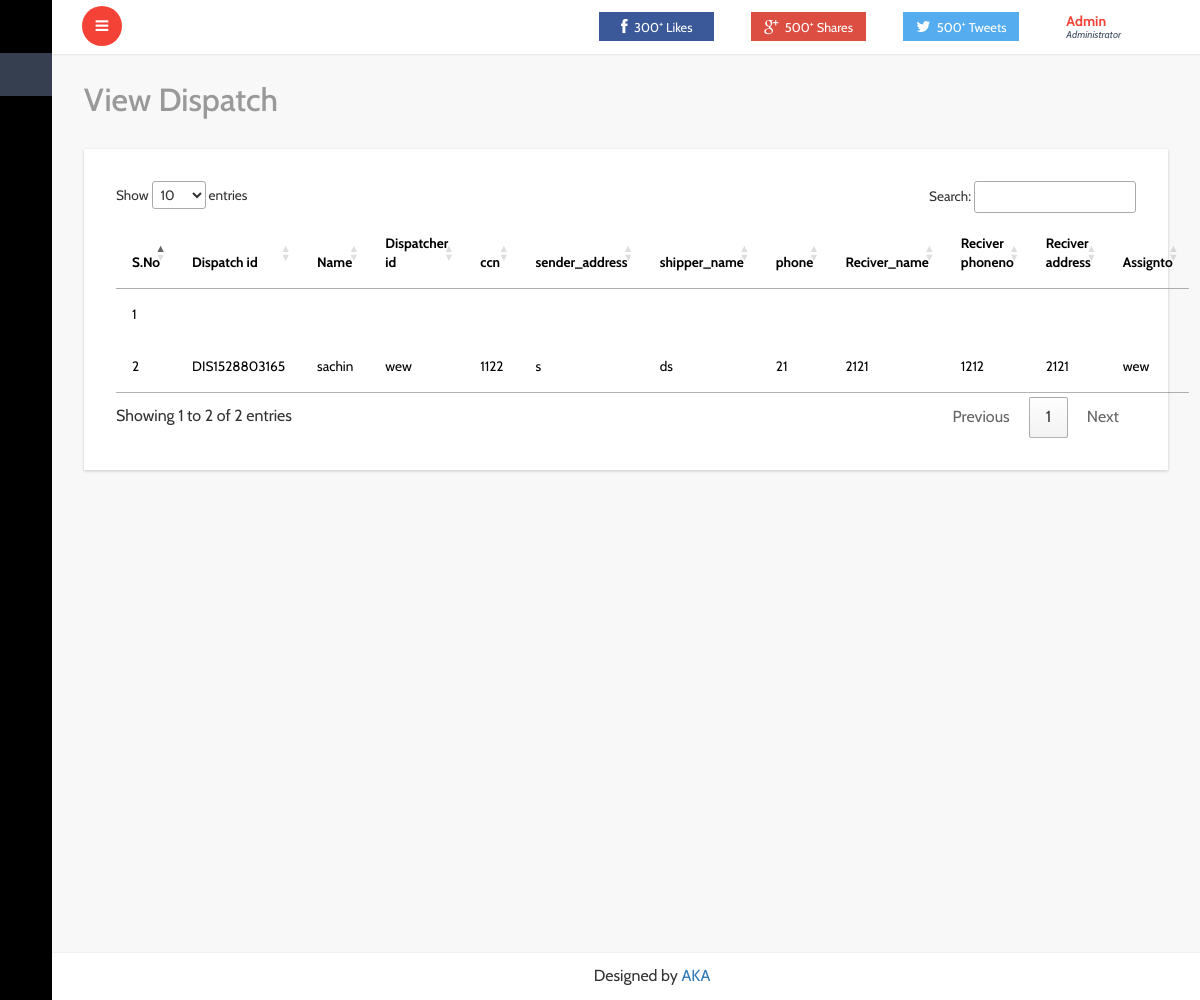
Page /admin/view_dispatches.php (signed in) on the committed database.
### tables this page shows
CREATE TABLE `dispatcher` (
  `id` int(11) NOT NULL,
  `ccn` text NOT NULL,
  `Branch_name` text NOT NULL,
  `shipper_name` text NOT NULL,
  `phone` text NOT NULL,
  `sender_address` text NOT NULL,
  `reciver_name` text NOT NULL,
  `reciver_phoneno` text NOT NULL,
  `reciver_ address` text NOT NULL,
  `assignto` text NOT NULL,
  `dispatcher_Id` text NOT NULL,
  `dispatchid` text NOT NULL
);

CREATE TABLE `emplyee` (
  `id` int(11) NOT NULL,
  `name` text NOT NULL,
  `role` text NOT NULL,
  `branchid` text NOT NULL,
  `branch_name` text NOT NULL,
  `branch_location` text NOT NULL,
  `dateofjoin` date NOT NULL,
  `salary` int(100) NOT NULL,
  `Empid` text NOT NULL
);

### admin/view_dispatches.php (the view, shortened to what this page needs)
<?php
include('header.php');
include('sidebar.php');
include('../connection.php');
?>
<link rel="stylesheet" href="http://cdn.datatables.net/1.10.2/css/jquery.dataTables.min.css"></style>
<div id="page-wrapper">
  <div class="graphs">
    <h3 class="blank1">View Dispatch</h3>
    <div class="xs tabls">
      <div class="bs-example4" data-example-id="contextual-table">
        <table class="table table-hover" id="example" class="display" width="100%" cellspacing="0">
          <thead>
            <tr>
            <th>S.No</th>
              <th>Dispatch id</th>
              <th>Name</th>
              <th>Dispatcher id</th>
              <th>ccn</th>
              <th>sender_address</th>
              <th>shipper_name</th>
              <th>phone</th>
              <th>Reciver_name</th>
              <th>Reciver phoneno</th>
              <th>Reciver address</th>
              <th>Assignto</th>
            </tr>
          </thead>
          <tbody>
          <?php
            $sql="Select * from dispatcher";
            $res=mysqli_query($conn,$sql);
            $i=1;
            while($ros=mysqli_fetch_array($res))
            {
              ?>
          <tr>
            <td><?php echo $i++;?></td>
             <td><?php echo $ros['dispatchid'];?></td>
             <td><?php $empid=$ros['dispatcher_Id'];
                  $ris=mysqli_query($conn,"SELECT * FROM  `emplyee` WHERE Empid ='$empid'");
                  $ras=mysqli_fetch_array($ris);
                  echo $ras['name'];
             ?>
             </td>
            <td><?php echo $ros['dispatcher_Id'];?></td>
            <td><?php echo $ros['ccn'];?></td>
            <td><?php echo $ros['sender_address'];?></td>
            <td><?php echo $ros['shipper_name'];?></td>
             <td><?php echo $ros['phone'];?></td>
            <td><?php echo $ros['reciver_name'];?></td>
            <td><?php echo $ros['reciver_phoneno'];?></td>
            <td><?php echo $ros['reciver_ address'];?></td>
            <td><?php echo $ros['assignto'];?></td>
          </tr>
          <?php
        }
        ?>
          </tbody>
        </table>
      </div>
    </div>
  </div>
</div>
<?php
include('footer.php');
?>

### admin/header.php (shortened to what this page needs)
<!DOCTYPE HTML>
<html>
<head>
<link href="css/bootstrap.min.css" rel='stylesheet' type='text/css' />
<link href="css/style.css" rel='stylesheet' type='text/css' />
<link href="css/font-awesome.css" rel="stylesheet">
<link rel="stylesheet" href="css/icon-font.min.css" type='text/css' />
<link href="css/animate.css" rel="stylesheet" type="text/css" media="all">
</head>

### admin/sidebar.php (shortened to what this page needs)
<body class="sticky-header left-side-collapsed"  onload="initMap()">
  <section>
    <div class="left-side sticky-left-side">
      <div class="logo-icon text-center">
        <a href="home.php"><i class="lnr lnr-home"></i> </a>
      </div>
      <div class="left-side-inner">
        <ul class="nav nav-pills nav-stacked custom-nav">
          <li class="active"><a href="home.php"><i class="lnr lnr-power-switch"></i><span>Dashboard</span></a></li>
          <?php
            if($_SESSION['user']=='admin')
            {
              ?>
          <li class="menu-list">
            <a href="#"><i class="lnr lnr-cog"></i>
              <span>DealerShip Request</span></a>
          </li>
          <li class="menu-list">
            <a href="#"><i class="lnr lnr-cog"></i>
            <span>Branch</span></a>
          </li>
          <li class="menu-list">
            <a href="#"><i class="lnr lnr-cog"></i>
              <span>Employee Details</span></a>
          </li>
          <?php
        }
          ?>
        </ul>
      </div>
    </div>
<div class="main-content">
  <div class="header-section">
    <a class="toggle-btn  menu-collapsed"><i class="fa fa-bars"></i></a>
    <div class="menu-right">
      <div class="user-panel-top">
        <div class="profile_details">
          <ul>
            <li class="dropdown profile_details_drop">
              <a href="#" class="dropdown-toggle" data-toggle="dropdown" aria-expanded="false">
                <div class="profile_img">
                  <?php
    if($_SESSION['user']=='admin')
      {
        ?>
        <div class="user-name">
                    <p>Admin
                      <span>Administrator</span>
                    </p>
                  </div>
<?php
      }
          ?>
                  <i class="lnr lnr-chevron-down"></i>
                  <div class="clearfix"></div>
                </div>
              </a>
            </li>
            <div class="clearfix"> </div>
          </ul>
        </div>
        <div class="social_icons">
          <div class="col-md-4 social_icons-left">
            <a href="#" class="yui"><i class="fa fa-facebook i1"></i><span>300<sup>+</sup> Likes</span></a>
          </div>
          <div class="col-md-4 social_icons-left pinterest">
            <a href="#"><i class="fa fa-google-plus i1"></i><span>500<sup>+</sup> Shares</span></a>
          </div>
          <div class="col-md-4 social_icons-left twi">
            <a href="#"><i class="fa fa-twitter i1"></i><span>500<sup>+</sup> Tweets</span></a>
          </div>
        </div>
      </div>
    </div>
  </div>

### admin/footer.php (shortened to what this page needs)
<footer>
  Designed by <a href="#">AKA</a>
</footer>
</section>
</body>
</html>

### rows in the picture
dispatcher: dispatchid "DIS1528803165", emplyee.name "sachin", dispatcher_Id "wew", ccn "1122", sender_address "s", shipper_name "ds", phone "21", reciver_name "2121", reciver_phoneno "1212", reciver_ address "2121", assignto "wew"
